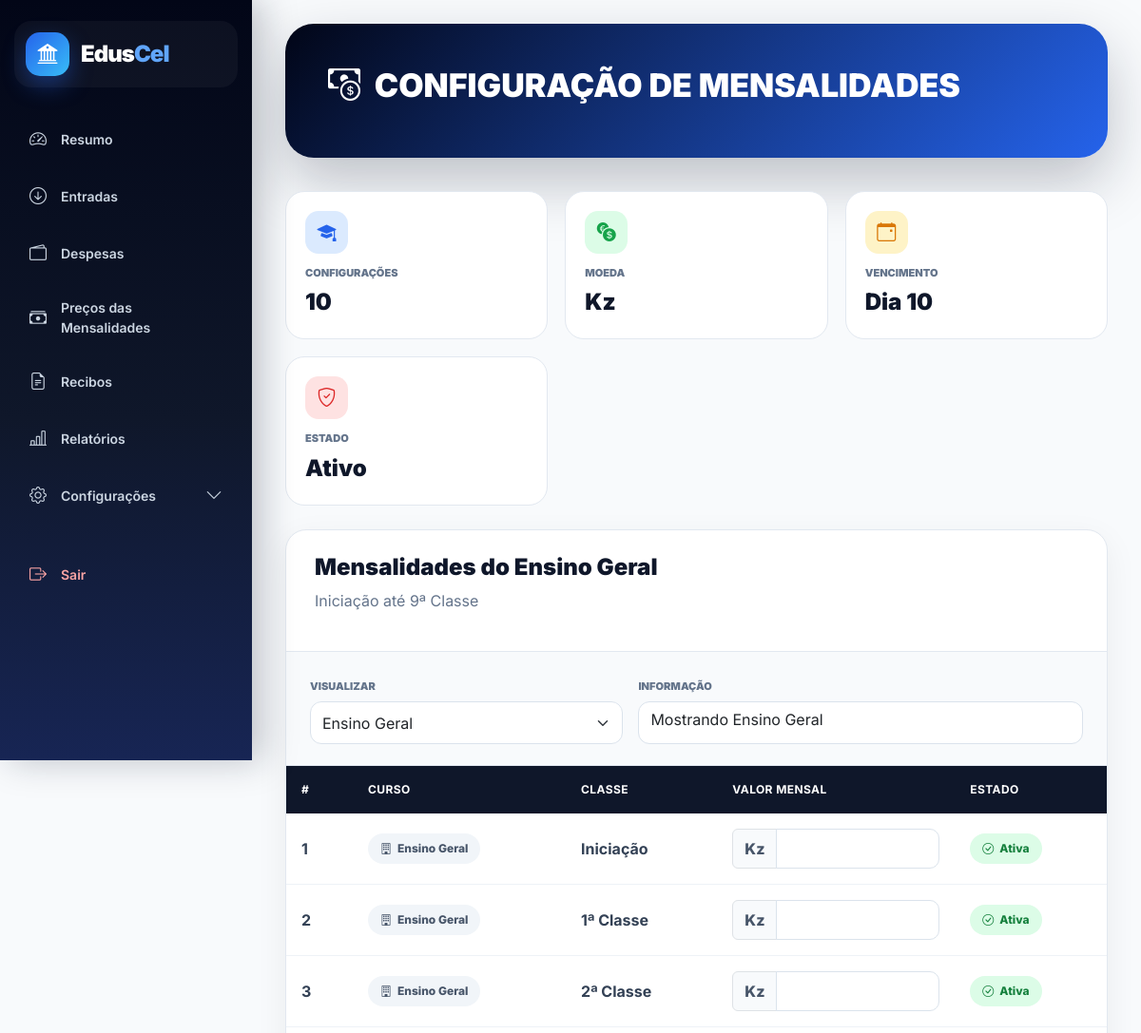
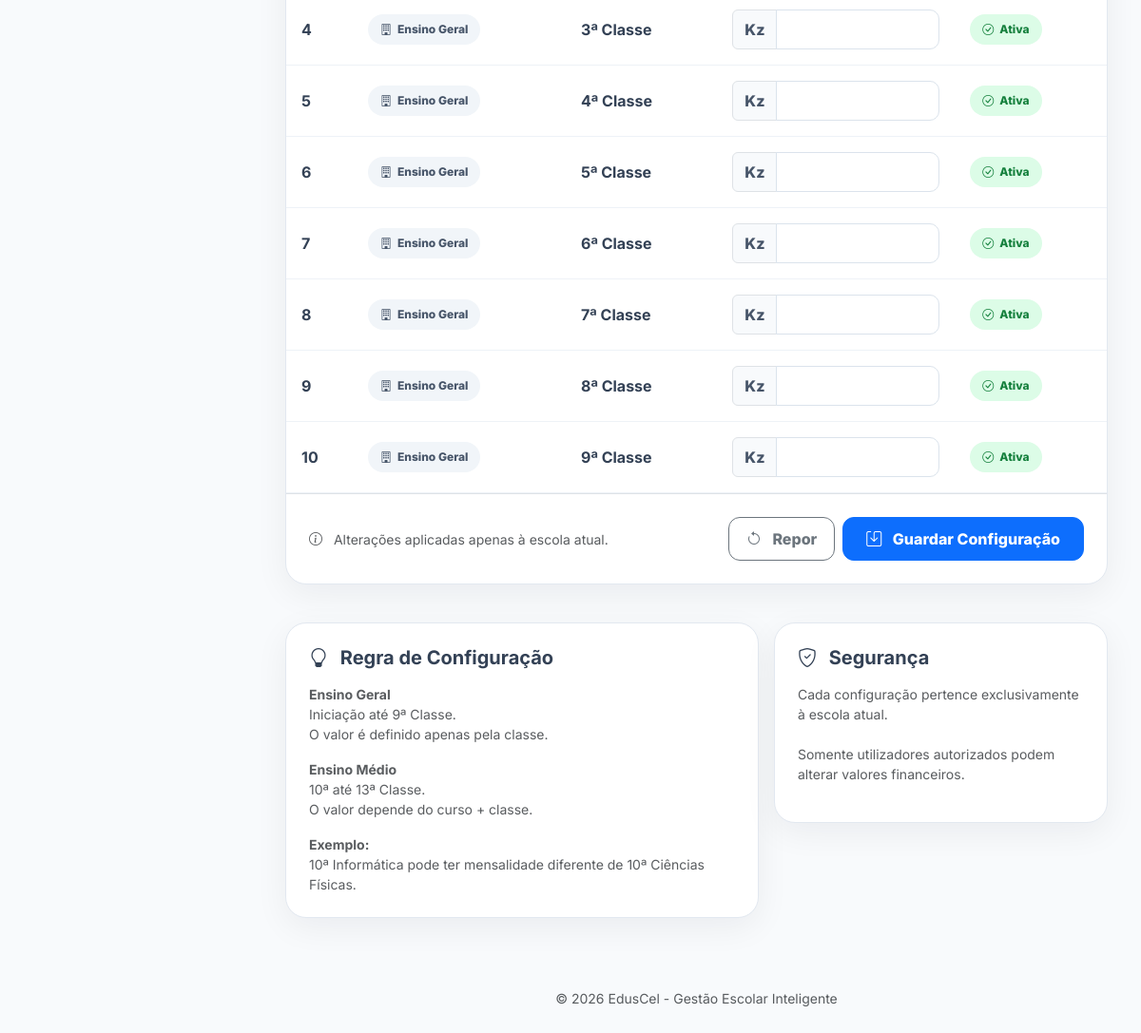
Screenshot of /financeiro-mensalidades/ (signed in) with the database file from the repository (2 pictures, top to bottom).
### academic/models.py (models this page shows, shortened)
class ConfiguracaoFinanceira(models.Model):
    escola = models.OneToOneField(
        Escola,
        on_delete=models.CASCADE,
        related_name="configuracao_financeira"
    )
    nif = models.CharField(
        max_length=50,
        blank=True,
        null=True
    )
    endereco_financeiro = models.TextField(
        blank=True,
        null=True
    )
    telefone_financeiro = models.CharField(
        max_length=30,
        blank=True,
        null=True
    )
    email_financeiro = models.EmailField(
        blank=True,
        null=True
    )
    moeda = models.CharField(
        max_length=10,
        default="Kz"
    )
    formato_valor = models.CharField(
        max_length=30,
        default="1.500,00 Kz"
    )
    responsavel_financeiro = models.CharField(
        max_length=150,
        blank=True,
        null=True
    )
    telefone_responsavel = models.CharField(
        max_length=30,
        blank=True,
        null=True
    )
    email_responsavel = models.EmailField(
        blank=True,
        null=True
    )
    ativo = models.BooleanField(
        default=True
    )
    dia_vencimento = models.PositiveIntegerField(
        default=10,
        help_text="Dia padrão de vencimento das mensalidades."
    )
    permitir_pagamento_atrasado = models.BooleanField(
        default=True
    )
    aplicar_multa_atraso = models.BooleanField(
        default=False
    )
    dias_tolerancia = models.PositiveIntegerField(
        default=5
    )
    valor_multa_mensalidade = models.DecimalField(
        max_digits=10,
        decimal_places=2,
        default=0
    )
    percentual_juro_diario = models.DecimalField(
        max_digits=5,
        decimal_places=2,
        default=0
    )
    percentual_desconto = models.DecimalField(
        max_digits=5,
        decimal_places=2,
        default=0
    )
    valor_matricula = models.DecimalField(
        max_digits=10,
        decimal_places=2,
        default=0
    )
    valor_multa_matricula = models.DecimalField(
        max_digits=10,
        decimal_places=2,
        default=0
    )
    valor_declaracao = models.DecimalField(
        max_digits=10,
        decimal_places=2,
        default=0
    )
    valor_exame = models.DecimalField(
        max_digits=10,
        decimal_places=2,
        default=0
    )
    valor_certificado = models.DecimalField(
        max_digits=10,
        decimal_places=2,
        default=0
    )
    valor_historico = models.DecimalField(
        max_digits=10,
        decimal_places=2,
        default=0
    )
    valor_transferencia = models.DecimalField(
        max_digits=10,
        decimal_places=2,
        default=0
    )
    nome_recibo = models.CharField(
        max_length=100,
        default="Recibo"
    )
    prefixo_recibo = models.CharField(
        max_length=10,
        default="REC"
    )
    numero_inicial_recibo = models.PositiveIntegerField(
        default=1
    )
    mostrar_logo_recibo = models.BooleanField(
        default=True
    )
    mostrar_assinatura = models.BooleanField(
        default=True
    )
    mostrar_carimbo = models.BooleanField(
        default=True
    )
    texto_rodape_recibo = models.TextField(
        blank=True,
        null=True
    )
    banco = models.CharField(
        max_length=100,
        blank=True,
        null=True
    )
    iban = models.CharField(
        max_length=100,
        blank=True,
        null=True
    )
    numero_conta = models.CharField(
        max_length=100,
        blank=True,
        null=True
    )
    titular_conta = models.CharField(
        max_length=150,
        blank=True,
        null=True
    )
    swift = models.CharField(
        max_length=50,
        blank=True,
        null=True
    )
    avisar_mensalidade_vencida = models.BooleanField(
        default=True
    )
    avisar_pagamento_recebido = models.BooleanField(
        default=True
    )
    avisar_despesa_alta = models.BooleanField(
        default=True
    )
    formato_relatorio = models.CharField(
        max_length=10,
        default="PDF"
    )
    mostrar_graficos = models.BooleanField(
        default=True
    )
    mostrar_comparacao = models.BooleanField(
        default=True
    )
    mostrar_saldo = models.BooleanField(
        default=True
    )
    criado_em = models.DateTimeField(
        auto_now_add=True
    )
    atualizado_em = models.DateTimeField(
        auto_now=True
    )

class ConfiguracaoMensalidade(models.Model):
    CLASSES = [
        ("0", "Iniciação"),
        ("1", "1ª Classe"),
        ("2", "2ª Classe"),
        ("3", "3ª Classe"),
        ("4", "4ª Classe"),
        ("5", "5ª Classe"),
        ("6", "6ª Classe"),
        ("7", "7ª Classe"),
        ("8", "8ª Classe"),
        ("9", "9ª Classe"),
        ("10", "10ª Classe"),
        ("11", "11ª Classe"),
        ("12", "12ª Classe"),
        ("13", "13ª Classe"),
    ]
    escola = models.ForeignKey(
        Escola,
        on_delete=models.CASCADE,
        related_name="configuracoes_mensalidades"
    )
    curso = models.ForeignKey(
        "Curso",
        on_delete=models.SET_NULL,
        null=True,
        blank=True,
        related_name="configuracoes_mensalidades",
        verbose_name="Curso"
    )
    classe = models.CharField(
        max_length=10,
        choices=CLASSES,
        verbose_name="Classe"
    )
    ordem = models.PositiveIntegerField(
        default=0
    )
    valor = models.DecimalField(
        max_digits=10,
        decimal_places=2,
        default=0
    )
    dia_vencimento = models.PositiveIntegerField(
        default=10
    )
    aplicar_multa = models.BooleanField(
        default=False
    )
    dias_tolerancia = models.PositiveIntegerField(
        default=5
    )
    valor_multa = models.DecimalField(
        max_digits=10,
        decimal_places=2,
        default=0
    )
    percentual_juros = models.DecimalField(
        max_digits=5,
        decimal_places=2,
        default=0
    )
    percentual_desconto = models.DecimalField(
        max_digits=5,
        decimal_places=2,
        default=0
    )
    ativo = models.BooleanField(
        default=True
    )
    observacao = models.TextField(
        blank=True,
        null=True
    )
    criado_em = models.DateTimeField(
        auto_now_add=True
    )
    atualizado_em = models.DateTimeField(
        auto_now=True
    )
    class Meta:
        verbose_name = (
            "Configuração de Mensalidade"
        )
        verbose_name_plural = (
            "Configurações de Mensalidades"
        )
        ordering = [
            "ordem",
            "classe",
            "curso__nome"
        ]
        constraints = [
            models.UniqueConstraint(
                fields=[
                    "escola",
                    "curso",
                    "classe"
                ],
                name=
                "unique_config_mensalidade_escola_curso_classe"
            )
        ]

### core/views.py (the view, shortened to what this page needs)
# urls.py: path("financeiro-mensalidades/", views.mensalidades_financeiro, name="mensalidades_financeiro"),
@login_required
def mensalidades_financeiro(request):
    permissoes = [
        "FINANCEIRO",
        "DIRETOR",
        "DIRETOR_PEDAGOGICO",
        "SUPERADMIN",
    ]
    if request.user.role not in permissoes:
        return redirect("dashboard")
    escola = request.user.escola
    if not escola:
        messages.error(
            request,
            "Utilizador sem escola associada."
        )
        return redirect("dashboard")
    config, created = ConfiguracaoFinanceira.objects.get_or_create(
        escola=escola
    )
    classes = [
        ("0", "Iniciação"),
        ("1", "1ª Classe"),
        ("2", "2ª Classe"),
        ("3", "3ª Classe"),
        ("4", "4ª Classe"),
        ("5", "5ª Classe"),
        ("6", "6ª Classe"),
        ("7", "7ª Classe"),
        ("8", "8ª Classe"),
        ("9", "9ª Classe"),
        ("10", "10ª Classe"),
        ("11", "11ª Classe"),
        ("12", "12ª Classe"),
        ("13", "13ª Classe"),
    ]
    cursos_escola = Curso.objects.filter(
        escola=escola
    ).order_by(
        "nome"
    )
    with transaction.atomic():
        for codigo, nome in classes:
            numero = int(codigo)
            if numero <= 9:
                ConfiguracaoMensalidade.objects.get_or_create(
                    escola=escola,
                    classe=codigo,
                    curso=None,
                    defaults={
                        "valor":
                            Decimal("0.00"),
                        "ordem":
                            numero
                    }
                )
            else:
                for curso in cursos_escola:
                    ConfiguracaoMensalidade.objects.get_or_create(
                        escola=escola,
                        classe=codigo,
                        curso=curso,
                        defaults={
                            "valor":
                                Decimal("0.00"),
                            "ordem":
                                numero
                        }
                    )
    mensalidades = ConfiguracaoMensalidade.objects.filter(
        escola=escola
    ).select_related(
        "curso"
    ).order_by(
        "ordem",
        "classe",
        "curso__nome"
    )
    cursos = Curso.objects.filter(
        escola=escola
    ).order_by(
        "nome"
    )
    context = {
        "config":
            config,
        "mensalidades":
            mensalidades,
        "cursos":
            cursos,
    }
    return render(
        request,
        "financeiro/mensalidades_config.html",
        context
    )

### core/templates/financeiro/mensalidades_config.html (shortened to what this page needs)
{% extends "base_financeiro.html" %}
{% load humanize %}
{% block content %}
<div class="receipt-hero">
    <h1>
        <i class="bi bi-cash-coin me-2"></i>
        CONFIGURAÇÃO DE MENSALIDADES
    </h1>
</div>
<div class="stats-grid">
<div class="stats-card">
<div class="stats-icon icon-blue">
<i class="bi bi-mortarboard-fill"></i>
</div>
<div class="stats-title">
Configurações
</div>
<div class="stats-value">
{{ mensalidades|length }}
</div>
</div>
<div class="stats-card">
<div class="stats-icon icon-green">
<i class="bi bi-currency-exchange"></i>
</div>
<div class="stats-title">
Moeda
</div>
<div class="stats-value">
{{ config.moeda }}
</div>
</div>
<div class="stats-card">
<div class="stats-icon icon-orange">
<i class="bi bi-calendar-event"></i>
</div>
<div class="stats-title">
Vencimento
</div>
<div class="stats-value">
Dia {{ config.dia_vencimento }}
</div>
</div>
<div class="stats-card">
<div class="stats-icon icon-red">
<i class="bi bi-shield-check"></i>
</div>
<div class="stats-title">
Estado
</div>
<div class="stats-value">
Ativo
</div>
</div>
</div>
<form method="post">
<div class="config-card">
<div class="card-header-premium">
<h4 id="tituloTabela">
</h4>
<p id="descricaoTabela">
</p>
</div>
<div class="filter-area">
<div class="row g-3">
<div class="col-lg-5">
<label class="form-label">
Visualizar
</label>
<select
id="filtroCurso"
class="form-select"
>
<option value="geral">
Ensino Geral
</option>
</select>
</div>
<div class="col-lg-7">
<label class="form-label">
Informação
</label>
<div class="form-control bg-white">
<span id="textoFiltro">
</span>
</div>
</div>
</div>
</div>
<div class="table-responsive">
<table class="table align-middle mb-0">
<thead>
<tr>
<th width="70">
#
</th>
<th>
Curso
</th>
<th>
Classe
</th>
<th width="250">
Valor Mensal
</th>
<th>
Estado
</th>
</tr>
</thead>
<tbody id="tabelaMensalidades">
{% for item in mensalidades %}
<tr
data-curso="{% if item.curso %}{{ item.curso.id }}{% else %}0{% endif %}"
data-tipo="{% if item.curso %}curso{% else %}geral{% endif %}">
<td>
<strong>
{{ forloop.counter }}
</strong>
</td>
<td>
{% if item.curso %}
<span class="badge-curso">
<i class="bi bi-book"></i>
{{ item.curso.nome }}
</span>
{% else %}
<span class="badge-geral">
<i class="bi bi-building"></i>
Ensino Geral
</span>
{% endif %}
</td>
<td>
<strong>
{{ item.get_classe_display }}
</strong>
</td>
<td>
<div class="input-group">
<span class="input-group-text">
{{ config.moeda }}
</span>
<input
type="number"
step="0.01"
min="0"
class="form-control money-input"
name="mensalidade_{{ item.id }}"
value="{{ item.valor|floatformat:2 }}"
>
</div>
</td>
<td>
{% if item.ativo %}
<span class="badge-ativo">
<i class="bi bi-check-circle"></i>
Ativa
</span>
{% else %}
<span class="badge-inativo">
Inativa
</span>
{% endif %}
</td>
</tr>
{% endfor %}
</tbody>
</table>
</div>
<div class="p-4 border-top">
<div class="d-flex flex-column flex-lg-row justify-content-between align-items-center gap-3">
<div class="small text-muted">
<i class="bi bi-info-circle me-2"></i>
Alterações aplicadas apenas à escola atual.
<br>
</div>
<div class="d-flex gap-2">
<button
type="button"
class="btn btn-outline-secondary btn-finance"
onclick="limparValores()"
>
<i class="bi bi-arrow-counterclockwise me-2"></i>
Repor
</button>
<button
type="submit"
class="btn btn-primary btn-finance px-4"
>
<i class="bi bi-save me-2"></i>
Guardar Configuração
</button>
</div>
</div>
</div>
</div>
</form>
<div class="row mt-4 g-3">
<div class="col-lg-7">
<div class="config-card p-4">
<h5 class="fw-bold mb-3">
<i class="bi bi-lightbulb me-2"></i>
Regra de Configuração
</h5>
<p class="text-muted small">
<strong>
Ensino Geral
</strong>
<br>
Iniciação até 9ª Classe.
<br>
O valor é definido apenas pela classe.
</p>
<p class="text-muted small">
<strong>
Ensino Médio
</strong>
<br>
10ª até 13ª Classe.
<br>
O valor depende do curso + classe.
</p>
<p class="text-muted small mb-0">
<strong>
Exemplo:
</strong>
<br>
10ª Informática pode ter mensalidade diferente
de 10ª Ciências Físicas.
</p>
</div>
</div>
<div class="col-lg-5">
<div class="config-card p-4">
<h5 class="fw-bold mb-3">
<i class="bi bi-shield-check me-2"></i>
Segurança
</h5>
<p class="text-muted small">
Cada configuração pertence exclusivamente
à escola atual.
<br><br>
Somente utilizadores autorizados podem
alterar valores financeiros.
</p>
</div>
</div>
</div>
{% endblock %}

### rows the page displays
ConfiguracaoFinanceira: moeda "Kz", dia_vencimento "10"
ConfiguracaoMensalidade: shows "Ensino Geral", classe "Iniciação", ativo True (drawn)
ConfiguracaoMensalidade: shows "Ensino Geral", classe "1ª Classe", ativo True (drawn)
ConfiguracaoMensalidade: shows "Ensino Geral", classe "2ª Classe", ativo True (drawn)
ConfiguracaoMensalidade: shows "Ensino Geral", classe "3ª Classe", ativo True (drawn)
ConfiguracaoMensalidade: shows "Ensino Geral", classe "4ª Classe", ativo True (drawn)
ConfiguracaoMensalidade: shows "Ensino Geral", classe "5ª Classe", ativo True (drawn)
ConfiguracaoMensalidade: shows "Ensino Geral", classe "6ª Classe", ativo True (drawn)
ConfiguracaoMensalidade: shows "Ensino Geral", classe "7ª Classe", ativo True (drawn)
ConfiguracaoMensalidade: shows "Ensino Geral", classe "8ª Classe", ativo True (drawn)
ConfiguracaoMensalidade: shows "Ensino Geral", classe "9ª Classe", ativo True (drawn)

### other values shown
{{ mensalidades|length }} "10"
